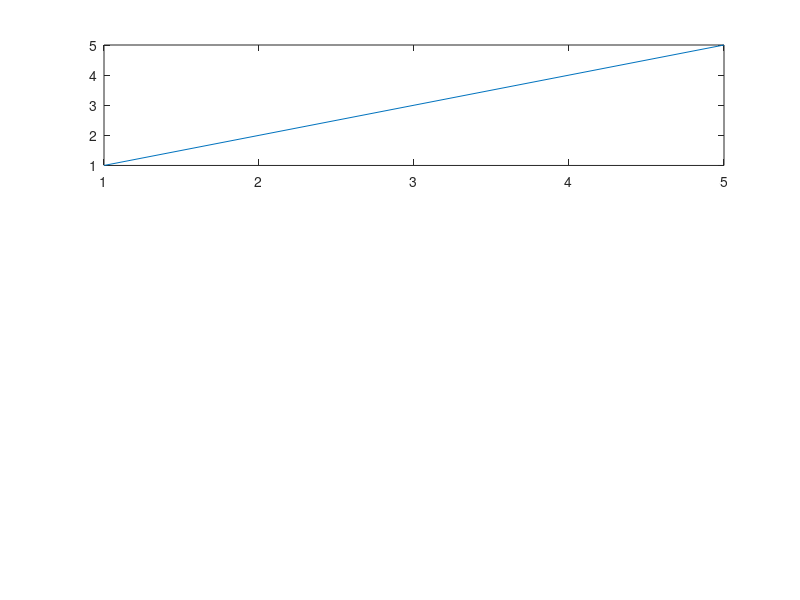
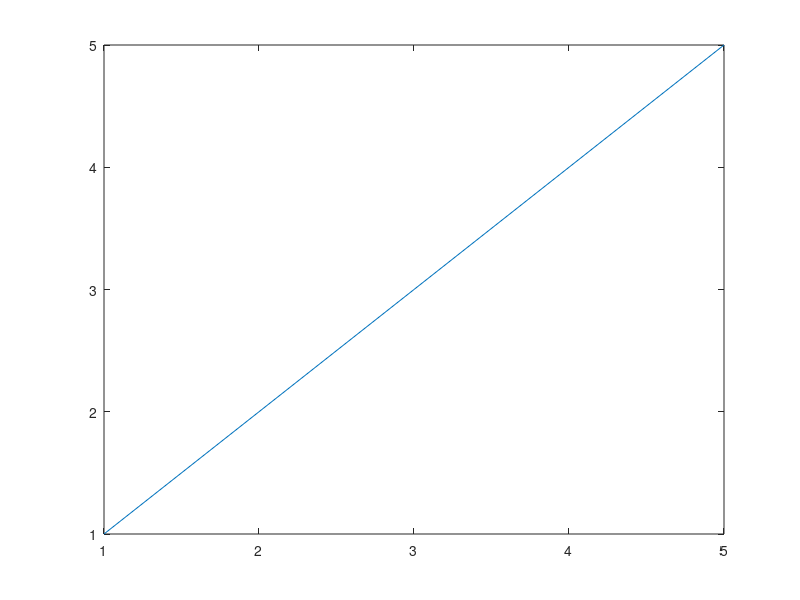
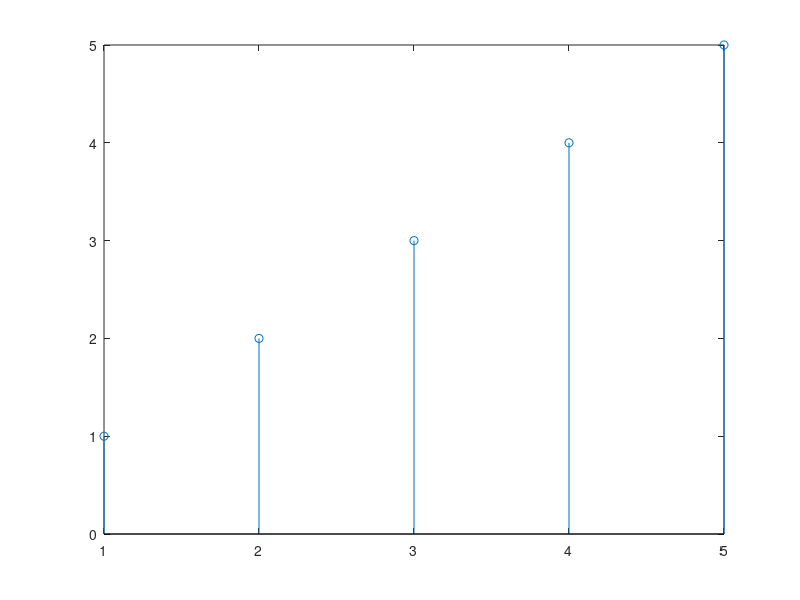

MATLAB code to generate these figures, in order:
clear; close all;

## REPRESENTACIÓN ##

z1 = ones(1,5)
z2 = [1,2,3,4,5]

figure(1)
subplot(311)
plot(z1)
title('z1 var')
xlabel('Position')
ylabel('Amplitude')

zprod = z1.*z2 # Producto elemento a elemento
plot(zprod)

# Para representar una función continua
figure(2)
plot(z2)

# Para represetnar una función discreta
figure(3)
stem(z2)

## NÚMEROS ALEATORIOS ##

# Vector de 20 números aleatorios entre 0 y 1
r = rand(1,20) 
z = (r > 0.5) - (r < 0.5) 


## BUCLES ##

# Bucle for
for i=1:20
  a(i) = i^2;
end;

# Lo mismo pero sin bucles (+ recomendado)
i = 1:20
a = i.^2





